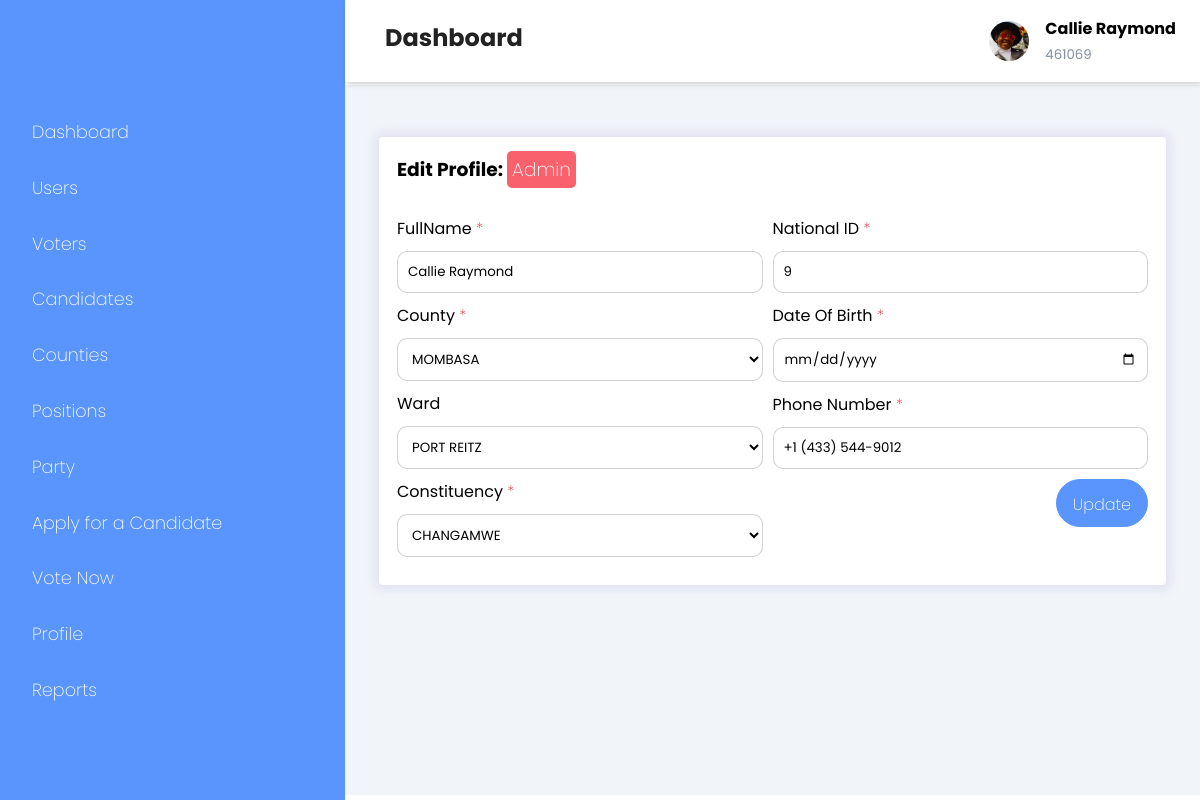
The page /admin/profile.php?edit_profile (signed in) on the database its author committed.
### tables this page shows
CREATE TABLE `users` (
  `id` int(11) NOT NULL,
  `voter_id` int(11) NOT NULL,
  `fullname` varchar(255) NOT NULL,
  `date_of_birth` varchar(255) DEFAULT NULL,
  `national_id` int(11) NOT NULL,
  `phone_number` varchar(255) NOT NULL,
  `county` varchar(255) NOT NULL,
  `constituency` varchar(255) NOT NULL,
  `ward` varchar(255) NOT NULL,
  `is_admin` tinyint(1) DEFAULT NULL,
  `is_voter` tinyint(1) DEFAULT NULL,
  `is_candidate` tinyint(1) DEFAULT NULL,
  `party` varchar(255) DEFAULT NULL,
  `position` varchar(255) DEFAULT NULL,
  `is_verified` int(11) NOT NULL DEFAULT 0,
  `password` text NOT NULL,
  `created_at` timestamp NOT NULL DEFAULT current_timestamp()
);

### functions/functions.php (called while the page is built, shortened)
<?php include "../db/helpers.php";
if (isset($_GET['edit_profile'])) {
    $voter_id = $_SESSION["voter_id"];
    $sql = "SELECT * FROM users WHERE voter_id = '$voter_id' LIMIT 1";
    $result = query($sql);
    if (mysqli_num_rows($result) == 1) {
        while ($row = fetch_array($result)) {
            $fullname = $row['fullname'];
            $national_id = $row['national_id'];
            $phone_number = $row['phone_number'];
            $is_admin = $row['is_admin'];
            $is_candidate = $row['is_candidate'];
            if ($is_admin) {
                $role = "Admin";
            } elseif ($is_candidate) {
                $role = "Candidate";
            } else {
                $role = "Voter";
            }
        }
    } else {
        redirect("index.php");
    }
}

### admin/profile.php (the view, shortened to what this page needs)
<?php
include "../shared/header.php";
?>
<div class="main-content">
    <?php include "../shared/top-nav.php" ?>
    <main>
        <div class="add-user-grid">
            <div class="add-users">
                <div class="card">
                    <div class="card-header">
                        <h3>Edit Profile: <span class="badge bg-secondary"><?php echo $role ?></h3>
                    </div>
                    <div class="card-body">
                        <form action="<?php echo htmlspecialchars($_SERVER["PHP_SELF"]); ?>" method="post">
                            <div class="row">
                                <div class="col-6 pr-5">
                                    <label for="fullname">FullName <span class="text-danger">*</label>
                                    <input type="text" id="fullname" name="fullname" placeholder="FullName" value="<?php echo $fullname ?>" required><br>
                                    <label for="county">County <span class="text-danger">*</label>
                                    <select id="county" name="county" required>
                                        <?php echo counties() ?>
                                    </select>
                                    <label for="ward">Ward</label>
                                    <select id="ward" name="ward" required>
                                    </select>
                                    <label for="constituency">Constituency <span class="text-danger">*</label>
                                    <select id="constituency" name="constituency" required>
                                        <?php echo constituency() ?>
                                    </select>
                                </div>
                                <div class="col-6">
                                    <label for="nationalID">National ID <span class="text-danger">*</label>
                                    <input type="number" id="nationalID" name="national_id" placeholder="Minimum of 8 digits required..." value="<?php echo $national_id ?>" required><br>
                                    <label for="date">Date Of Birth <span class="text-danger">*</label>
                                    <input type="date" id="date" name="date_of_birth" value="<?php echo $date_of_birth ?>" required><br>
                                    <label for="phonenumber">Phone Number <span class="text-danger">*</label>
                                    <input type="text" id="phonenumber" name="phone_number" placeholder="Please enter valid phone number..." value="<?php echo $phone_number ?>" required><br>
                                    <div class="create-btn">
                                        <button type="submit" class="button" name="update_profile"><span class="las la-save"></span><span>Update</span></button>
                                    </div>
                                </div>
                            </div>
                        </form>
                    </div>
                </div>
            </div>
        </div>
    </main>
</div>
<?php include "../shared/footer.php"; ?>

### assets/css/index.css (style rules this page uses)
* { margin: 0; padding: 0; box-sizing: border-box; font-family: 'Poppins'; list-style-type: none; text-decoration: none; }
:root { --main-color: #5995fd; --color-dark: #1d2231; --text-grey: #8390a2; }
.col-6 { width: 50%; float: left; }
.main-content { margin-left: 345px; transition: margin-left 300ms; }
main { margin-top: 85px; padding: 2rem 1.5rem; background: #f1f5f9; min-height: calc(100vh - 90px); }
.card { background: #fff; border-radius: 5px; }
.card-body, .card-header { padding: 1rem; }
.card-header { display: flex; justify-content: space-between; align-items: center; }
.bg-secondary { background-color: #f9616d; padding: 5px; border-radius: 5px; color: #fff; }
.button { background-color: #5995fd; border-radius: 25px; color: #fff; font-size: 1rem; padding: .5rem 1rem; border: 1px solid var(--main-color); }
#fullname, #phonenumber, #password, #password2, #nationalID, #county, #date, #constituency, #ward, #role, #position, #party { width:100%; padding: 10px; margin: 10px 0; margin-left: 0px; border: 1px solid rgba(128, 128, 128, 0.356) ; border-radius: 10px; background-color: #fff; }
.card { text-align: left; position: relative; display: flex; flex-direction: column; word-wrap: break-word; background-color: #fff; background-clip: border-box; border: 2px solid #fff; border-radius: 0.25rem; }
.row { display: flex; flex-wrap: wrap; }
.text-danger { color: #dc3545!important; }
.create-btn { display: flex; justify-content: flex-end; }
.card { position: relative; display: flex; flex-direction: column; min-width: 0; margin-top: 20px; margin-inline: 10px; word-wrap: break-word; background-color: #fff; background-clip: border-box; border: 2px solid #fff; border-radius: 0.25rem; box-shadow: 0 0 11px 5px rgb(103 58 183 / 10%); transition: all 300ms ease-in-out; -webkit-transition: all 300ms ease-in-out; }
span { font-weight: 200; }

### shared/header.php (style rules this page uses)
.pr-5 { padding-right: 10px; }

### rows shown on the page
users: is_admin "Admin", fullname "Callie Raymond", national_id "9", phone_number "+1 (433) 544-9012"

### other values the page prints
$_SESSION["name"] "Callie Raymond"
$_SESSION["voter_id"] "461069"
form field county "MOMBASA"
form field ward "PORT REITZ"
form field constituency "CHANGAMWE"
